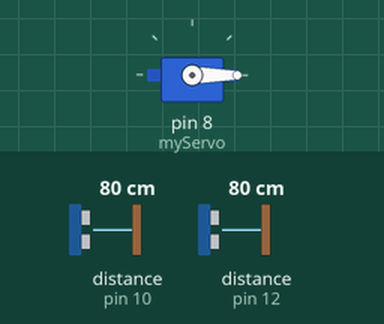
Simulated run of this sketch. Board: Arduino Uno, built with avr-gcc and run on an emulated ATmega328P. Shown: servo. Inputs (shaded band) come from the test bench; at power-on: distance to the obstacle (sensors on pin 10, pin 12) 80 cm. The echo pulse lasts 58.3 µs per cm.

Above: at 1.2 s.
1.3 s: distance to the obstacle (sensor on pin 10) set to 33 cm
2.8 s: distance to the obstacle (sensor on pin 10) set to 26 cm
At 3.1 s:
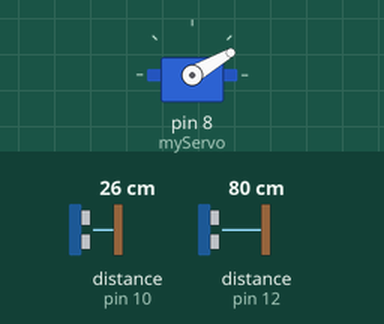
At 3.53 s:
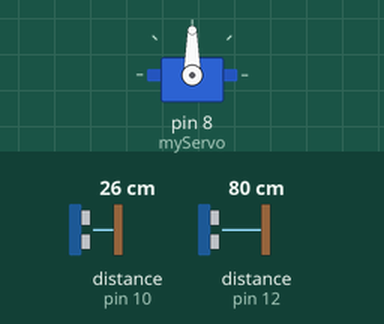
5.8 s: distance to the obstacle (sensor on pin 12) set to 32 cm
At 6.0 s:
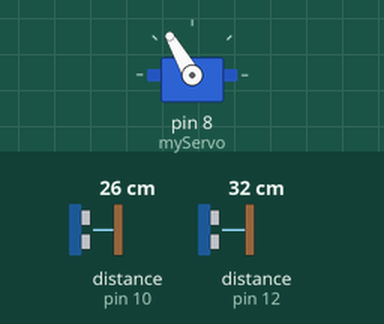
8.8 s: distance to the obstacle (sensor on pin 12) set to 27 cm
11.8 s: distance to the obstacle (sensor on pin 12) set to 35 cm
At 12.07 s:
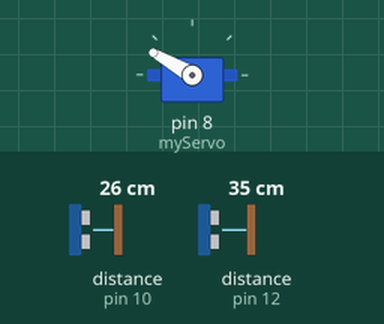
14.8 s: distance to the obstacle (sensor on pin 12) set to 2 cm
Timing chart, 0 to 18.8 s (numbered marks = the images above; inputs shaded):
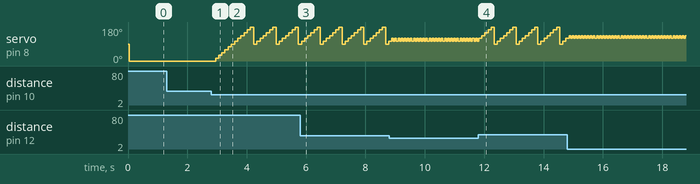

The sketch:

directionalservo.ino
```cpp
#include <NewPing.h>
#include <Servo.h>

#define SONAR_NUM 2      // Number of sensors.
#define MAX_DISTANCE 400 // Maximum distance (in cm) to ping.

long sensorLeft, sensorRight;

NewPing sonar[SONAR_NUM] = {   // Sensor object array.
  NewPing(9, 10, MAX_DISTANCE), // Each sensor's trigger pin, echo pin, and max distance to ping.
  NewPing(11,12, MAX_DISTANCE)
};

Servo myServo; // creates servo object to control servo
int pos = 0; //variable to store the sevo position

void setup() {
  myServo.attach(8);
}

void loop() {
  for (uint8_t i = 0; i < SONAR_NUM; i++) { // Loop through each sensor and display results.
    delay(50); // Wait 50ms between pings (about 20 pings/sec). 29ms should be the shortest delay between pings.
    myServo.write(pos);
    if (i == 0)
    {
      //RIGHT SIDE, echoPin = 10;
      if (sonar[i].ping_cm() < 30)
      {
        if (pos != 180)
        {
          pos = pos + 15;
        }
        else
        {
          pos = 90;
        }
      }
    }
    else if (i == 1)
    {
      //LEFT SIDE, echoPin = 12;
      if (sonar[i].ping_cm() < 30)
      {
        if (pos != 180)
        {
          pos = pos - 15;
        }
        else
        {
          pos = 90;
        }
      }
    }
  }
}
```

Measured:
- the behaviour switches between 30 and 29 cm on distance to the obstacle (sensor on pin 10) (found by bisection; images 0 and 1)
- after the input at 1.3 s, every drawn part: stays the same
